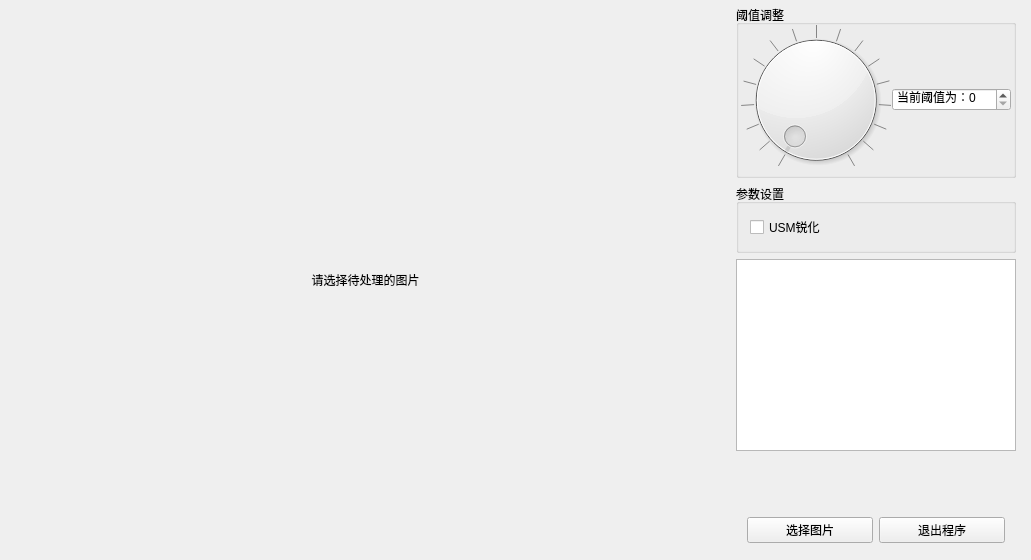
<?xml version="1.0" encoding="UTF-8"?>
<ui version="4.0">
 <class>ImageAnalysisClass</class>
 <widget class="QWidget" name="ImageAnalysisClass">
  <property name="geometry">
   <rect>
    <x>0</x>
    <y>0</y>
    <width>1031</width>
    <height>560</height>
   </rect>
  </property>
  <property name="windowTitle">
   <string>ImageAnalysis</string>
  </property>
  <layout class="QVBoxLayout" name="verticalLayout_2">
   <property name="spacing">
    <number>0</number>
   </property>
   <property name="leftMargin">
    <number>0</number>
   </property>
   <property name="topMargin">
    <number>0</number>
   </property>
   <property name="rightMargin">
    <number>0</number>
   </property>
   <property name="bottomMargin">
    <number>0</number>
   </property>
   <item>
    <layout class="QVBoxLayout" name="verticalLayout">
     <item>
      <layout class="QHBoxLayout" name="horizontalLayout_2">
       <property name="spacing">
        <number>0</number>
       </property>
       <property name="leftMargin">
        <number>5</number>
       </property>
       <property name="topMargin">
        <number>5</number>
       </property>
       <property name="rightMargin">
        <number>5</number>
       </property>
       <property name="bottomMargin">
        <number>5</number>
       </property>
       <item>
        <widget class="QLabel" name="label_showimage">
         <property name="text">
          <string>请选择待处理的图片</string>
         </property>
         <property name="scaledContents">
          <bool>false</bool>
         </property>
         <property name="alignment">
          <set>Qt::AlignCenter</set>
         </property>
        </widget>
       </item>
       <item>
        <widget class="QWidget" name="verticalWidget" native="true">
         <property name="sizePolicy">
          <sizepolicy hsizetype="Fixed" vsizetype="Preferred">
           <horstretch>0</horstretch>
           <verstretch>0</verstretch>
          </sizepolicy>
         </property>
         <property name="minimumSize">
          <size>
           <width>300</width>
           <height>0</height>
          </size>
         </property>
         <property name="maximumSize">
          <size>
           <width>200</width>
           <height>16777215</height>
          </size>
         </property>
         <layout class="QVBoxLayout" name="verticalLayout_3">
          <property name="leftMargin">
           <number>10</number>
          </property>
          <property name="topMargin">
           <number>0</number>
          </property>
          <property name="rightMargin">
           <number>10</number>
          </property>
          <property name="bottomMargin">
           <number>0</number>
          </property>
          <item>
           <layout class="QHBoxLayout" name="horizontalLayout_3">
            <item>
             <widget class="QGroupBox" name="groupBox">
              <property name="sizePolicy">
               <sizepolicy hsizetype="Preferred" vsizetype="Preferred">
                <horstretch>0</horstretch>
                <verstretch>0</verstretch>
               </sizepolicy>
              </property>
              <property name="minimumSize">
               <size>
                <width>0</width>
                <height>0</height>
               </size>
              </property>
              <property name="maximumSize">
               <size>
                <width>9998</width>
                <height>9998</height>
               </size>
              </property>
              <property name="title">
               <string>阈值调整</string>
              </property>
              <layout class="QHBoxLayout" name="horizontalLayout_4">
               <property name="spacing">
                <number>5</number>
               </property>
               <property name="leftMargin">
                <number>2</number>
               </property>
               <property name="topMargin">
                <number>0</number>
               </property>
               <property name="rightMargin">
                <number>2</number>
               </property>
               <property name="bottomMargin">
                <number>0</number>
               </property>
               <item>
                <widget class="QDial" name="dial_main_thredhold">
                 <property name="sizePolicy">
                  <sizepolicy hsizetype="Fixed" vsizetype="Fixed">
                   <horstretch>0</horstretch>
                   <verstretch>0</verstretch>
                  </sizepolicy>
                 </property>
                 <property name="minimumSize">
                  <size>
                   <width>150</width>
                   <height>150</height>
                  </size>
                 </property>
                 <property name="maximumSize">
                  <size>
                   <width>150</width>
                   <height>150</height>
                  </size>
                 </property>
                 <property name="toolTip">
                  <string>使用鼠标滑轮滚动时，可以精确调整阈值</string>
                 </property>
                 <property name="maximum">
                  <number>255</number>
                 </property>
                 <property name="pageStep">
                  <number>1</number>
                 </property>
                 <property name="value">
                  <number>0</number>
                 </property>
                 <property name="sliderPosition">
                  <number>0</number>
                 </property>
                 <property name="orientation">
                  <enum>Qt::Horizontal</enum>
                 </property>
                 <property name="invertedAppearance">
                  <bool>false</bool>
                 </property>
                 <property name="invertedControls">
                  <bool>false</bool>
                 </property>
                 <property name="wrapping">
                  <bool>false</bool>
                 </property>
                 <property name="notchTarget">
                  <double>16.000000000000000</double>
                 </property>
                 <property name="notchesVisible">
                  <bool>true</bool>
                 </property>
                </widget>
               </item>
               <item>
                <widget class="QSpinBox" name="spinBox_main_thredhold">
                 <property name="suffix">
                  <string/>
                 </property>
                 <property name="prefix">
                  <string>当前阈值为：</string>
                 </property>
                 <property name="maximum">
                  <number>255</number>
                 </property>
                </widget>
               </item>
              </layout>
             </widget>
            </item>
           </layout>
          </item>
          <item>
           <widget class="QGroupBox" name="groupBox_2">
            <property name="sizePolicy">
             <sizepolicy hsizetype="Fixed" vsizetype="Preferred">
              <horstretch>0</horstretch>
              <verstretch>0</verstretch>
             </sizepolicy>
            </property>
            <property name="minimumSize">
             <size>
              <width>280</width>
              <height>0</height>
             </size>
            </property>
            <property name="maximumSize">
             <size>
              <width>280</width>
              <height>16777215</height>
             </size>
            </property>
            <property name="title">
             <string>参数设置</string>
            </property>
            <layout class="QVBoxLayout" name="verticalLayout_4">
             <item>
              <widget class="QCheckBox" name="checkBox_main_usmsharp">
               <property name="toolTip">
                <string>当图片比较模糊时，请选择此选项</string>
               </property>
               <property name="statusTip">
                <string/>
               </property>
               <property name="whatsThis">
                <string/>
               </property>
               <property name="text">
                <string>USM锐化</string>
               </property>
              </widget>
             </item>
            </layout>
           </widget>
          </item>
          <item>
           <widget class="QListWidget" name="listWidget_main_regions"/>
          </item>
          <item>
           <spacer name="verticalSpacer">
            <property name="orientation">
             <enum>Qt::Vertical</enum>
            </property>
            <property name="sizeHint" stdset="0">
             <size>
              <width>20</width>
              <height>40</height>
             </size>
            </property>
           </spacer>
          </item>
          <item>
           <widget class="QWidget" name="horizontalWidget" native="true">
            <property name="sizePolicy">
             <sizepolicy hsizetype="Preferred" vsizetype="Fixed">
              <horstretch>0</horstretch>
              <verstretch>0</verstretch>
             </sizepolicy>
            </property>
            <property name="minimumSize">
             <size>
              <width>0</width>
              <height>50</height>
             </size>
            </property>
            <property name="maximumSize">
             <size>
              <width>16777215</width>
              <height>50</height>
             </size>
            </property>
            <layout class="QHBoxLayout" name="horizontalLayout">
             <item>
              <widget class="QPushButton" name="pushButton_main_showimage">
               <property name="text">
                <string>选择图片</string>
               </property>
              </widget>
             </item>
             <item>
              <widget class="QPushButton" name="pushButton_main_exit">
               <property name="text">
                <string>退出程序</string>
               </property>
              </widget>
             </item>
            </layout>
           </widget>
          </item>
         </layout>
        </widget>
       </item>
      </layout>
     </item>
    </layout>
   </item>
  </layout>
 </widget>
 <layoutdefault spacing="6" margin="11"/>
 <resources>
  <include location="imageanalysis.qrc"/>
 </resources>
 <connections/>
</ui>
